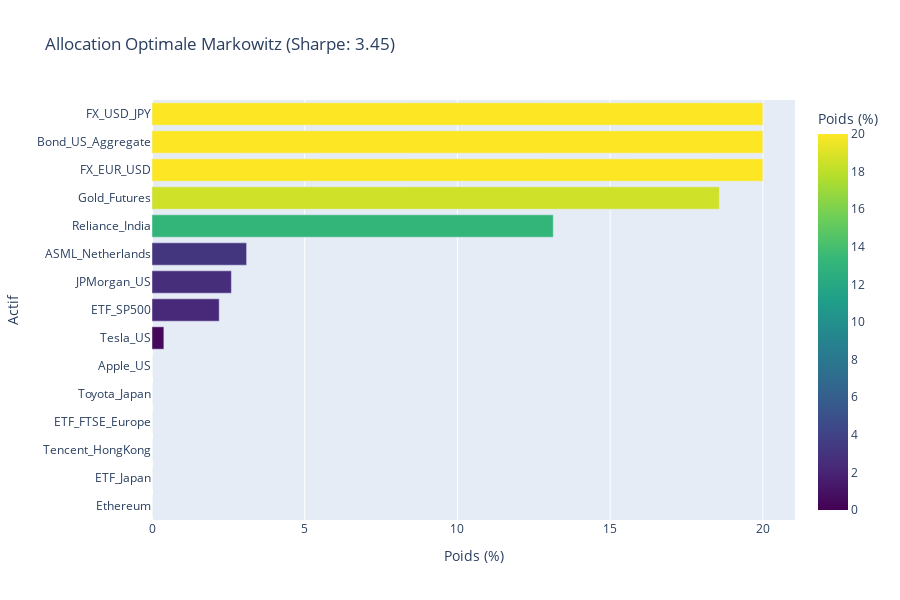

The cell this chart's notebook holds for it:
### Code cell
# 1. Sélectionne 10-15 meilleurs actifs
top_actifs = stats_df.nlargest(15, 'Sharpe Ratio').index.tolist()
print("Optim sur :", top_actifs)

# 2. Optimisation
poids_optimaux = optimiser_markowitz(log_returns[top_actifs])

# 3. Performances
ret_opt, vol_opt = portfolio_performance(poids_optimaux, log_returns[top_actifs])
sharpe_opt = (ret_opt - 0.02) / vol_opt
print(f"Portefeuille Optimal : Ret {ret_opt:.1%} | Vol {vol_opt:.1%} | Sharpe {sharpe_opt:.2f}")

# 4. Visualisation Poids (Bar interactif)
poids_df = pd.DataFrame({
    'Actif': top_actifs,
    'Poids (%)': poids_optimaux * 100
}).sort_values('Poids (%)', ascending=True)

fig = px.bar(poids_df, y='Actif', x='Poids (%)', 
             orientation='h',
             title=f"Allocation Optimale Markowitz (Sharpe: {sharpe_opt:.2f})",
             color='Poids (%)', color_continuous_scale='Viridis')
fig.update_layout(height=600)
fig.show()

### Figure 1 — Plotly figure (JSON) as saved in the notebook; plotly's stock layout.template omitted (floating-point values rounded to 4 significant figures)
{"data": [{"hovertemplate": "Poids (%)=%{marker.color}<br>Actif=%{y}<extra></extra>", "legendgroup": "", "marker": {"color": [2.683e-12, 3.344e-12, 4.052e-12, 4.84e-12, 5.252e-12, 6.496e-12, 0.3882, 2.2, 2.6, 3.097, 13.14, 18.58, 20.0, 20.0, 20.0], "coloraxis": "coloraxis", "pattern": {"shape": ""}}, "name": "", "orientation": "h", "showlegend": false, "textposition": "auto", "type": "bar", "x": [2.683e-12, 3.344e-12, 4.052e-12, 4.84e-12, 5.252e-12, 6.496e-12, 0.3882, 2.2, 2.6, 3.097, 13.14, 18.58, 20.0, 20.0, 20.0], "xaxis": "x", "y": ["Ethereum", "ETF_Japan", "Tencent_HongKong", "ETF_FTSE_Europe", "Toyota_Japan", "Apple_US", "Tesla_US", "ETF_SP500", "JPMorgan_US", "ASML_Netherlands", "Reliance_India", "Gold_Futures", "FX_EUR_USD", "Bond_US_Aggregate", "FX_USD_JPY"], "yaxis": "y"}], "layout": {"barmode": "relative", "coloraxis": {"colorbar": {"title": {"text": "Poids (%)"}}, "colorscale": [[0, "#440154"], [0.1111, "#482878"], [0.2222, "#3e4989"], [0.3333, "#31688e"], [0.4444, "#26828e"], [0.5556, "#1f9e89"], [0.6667, "#35b779"], [0.7778, "#6ece58"], [0.8889, "#b5de2b"], [1, "#fde725"]]}, "height": 600, "legend": {"tracegroupgap": 0}, "title": {"text": "Allocation Optimale Markowitz (Sharpe: 3.45)"}, "xaxis": {"anchor": "y", "domain": [0, 1], "title": {"text": "Poids (%)"}}, "yaxis": {"anchor": "x", "domain": [0, 1], "title": {"text": "Actif"}}}}
